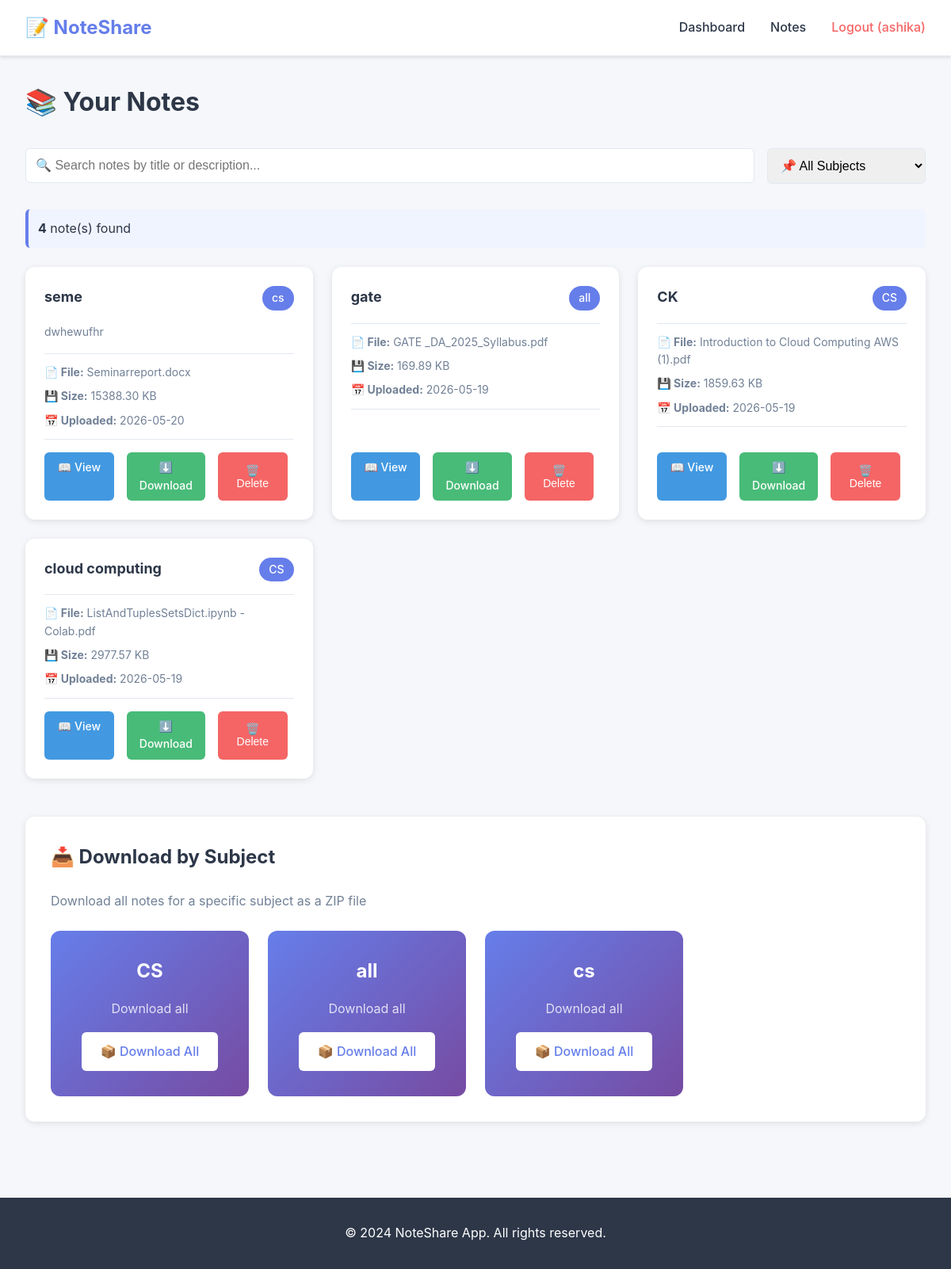
The app's page /notes (signed in) with its own data.
### tables this page shows
CREATE TABLE notes (
            id INTEGER PRIMARY KEY AUTOINCREMENT,
            user_id INTEGER NOT NULL,
            title TEXT NOT NULL,
            subject TEXT NOT NULL,
            description TEXT,
            filename TEXT,
            file_path TEXT,
            file_size INTEGER,
            uploaded_at TIMESTAMP DEFAULT CURRENT_TIMESTAMP,
            FOREIGN KEY (user_id) REFERENCES users(id) ON DELETE CASCADE
        );

### app.py (the view)
@app.route('/notes')
@login_required
def notes():
    user_id = session['user_id']
    search = request.args.get('search', '').strip()
    subject_filter = request.args.get('subject', '').strip()
    conn = get_db_connection()
    cursor = conn.cursor()
    cursor.execute('SELECT DISTINCT subject FROM notes WHERE user_id = ? ORDER BY subject', (user_id,))
    subjects = [row['subject'] for row in cursor.fetchall()]
    query = 'SELECT * FROM notes WHERE user_id = ?'
    params = [user_id]
    if search:
        query += ' AND (title LIKE ? OR description LIKE ? OR subject LIKE ?)'
        search_param = f'%{search}%'
        params.extend([search_param, search_param, search_param])
    if subject_filter:
        query += ' AND subject = ?'
        params.append(subject_filter)
    query += ' ORDER BY uploaded_at DESC'
    cursor.execute(query, params)
    notes_list = cursor.fetchall()
    conn.close()
    return render_template('notes.html', notes=notes_list, subjects=subjects,
                         search=search, subject_filter=subject_filter)

### app.py (called while the page is built)
def get_db_connection():
    conn = sqlite3.connect('notes.db')
    conn.row_factory = sqlite3.Row
    return conn

def login_required(f):
    @wraps(f)
    def decorated_function(*args, **kwargs):
        if 'user_id' not in session:
            return redirect(url_for('login'))
        return f(*args, **kwargs)
    return decorated_function

### templates/notes.html (shortened to what this page needs)
{% extends "base.html" %}
{% block content %}
<div class="container">
    <section class="notes-section">
        <h1>📚 Your Notes</h1>
        <div class="search-filter">
            <div class="search-bar">
                <input type="text" id="searchInput" placeholder="🔍 Search notes by title or description..." class="search-input">
            </div>
            <div class="filter-bar">
                <select id="subjectFilter" class="filter-select">
                    <option value="">📌 All Subjects</option>
                </select>
            </div>
        </div>
        <div style="margin-bottom: 1.5rem; padding: 0.75rem; background: #f0f4ff; border-radius: 6px; border-left: 4px solid #667eea;">
            <strong>{{ notes|length }}</strong> note(s) found
        </div>
        {% if notes %}
        <div class="notes-grid">
            {% for note in notes %}
            <div class="note-card" data-note-id="{{ note.id }}">
                <div class="note-header">
                    <h3>{{ note.title }}</h3>
                    <span class="badge">{{ note.subject }}</span>
                </div>
                {% if note.description %}
                <p class="note-description">{{ note.description[:100] }}{% if note.description|length > 100 %}...{% endif %}</p>
                {% endif %}
                <div class="note-meta">
                    <span class="meta-item">
                        <strong>📄 File:</strong> {{ note.filename }}
                    </span>
                    <span class="meta-item">
                        <strong>💾 Size:</strong> {{ "%.2f"|format(note.file_size / 1024) }} KB
                    </span>
                    <span class="meta-item">
                        <strong>📅 Uploaded:</strong> {{ note.uploaded_at[:10] }}
                    </span>
                </div>
                <div class="note-actions">
                    <a href="{{ url_for('view_note', note_id=note.id) }}" class="btn btn-small btn-info">📖 View</a>
                    <a href="{{ url_for('download_note', note_id=note.id) }}" class="btn btn-small btn-success">⬇️ Download</a>
                    <button class="btn btn-small btn-danger" onclick="deleteNote({{ note.id }})">🗑️ Delete</button>
                </div>
            </div>
            {% endfor %}
        </div>
        {% else %}
        <div class="empty-state">
            <h2>📭 No Notes Found</h2>
            <p>{% if search_filter or subject_filter %}No notes match your search.{% else %}Start by uploading a note from the dashboard.{% endif %}</p>
            <a href="{{ url_for('dashboard') }}" class="btn btn-primary">Go to Dashboard</a>
        </div>
        {% endif %}
        {% if subjects %}
        <div class="subjects-section">
            <h2>📥 Download by Subject</h2>
            <p style="color: #718096; margin-bottom: 1.5rem;">Download all notes for a specific subject as a ZIP file</p>
            <div class="subjects-grid">
                {% for subject in subjects %}
                <div class="subject-card">
                    <h3>{{ subject }}</h3>
                    <p style="color: rgba(255,255,255,0.8); margin-bottom: 1rem;">Download all</p>
                    <a href="{{ url_for('download_subject', subject=subject) }}" class="btn btn-primary" style="background: white; color: #667eea;">
                        📦 Download All
                    </a>
                </div>
                {% endfor %}
            </div>
        </div>
        {% endif %}
    </section>
</div>
{% endblock %}

### static/css/style.css (style rules this page uses)
* { margin: 0; padding: 0; box-sizing: border-box; }
:root { --primary: #667eea; --primary-dark: #5568d3; --secondary: #764ba2; --success: #48bb78; --danger: #f56565; --warning: #ed8936; --info: #4299e1; --light: #f7fafc; --dark: #2d3748; --border: #e2e8f0; --text: #2d3748; }
body { font-family: -apple-system, BlinkMacSystemFont, 'Segoe UI', Roboto, Oxygen, Ubuntu, Cantarell, sans-serif; background-color: #f5f7fa; color: var(--text); line-height: 1.6; }
.container { max-width: 1200px; margin: 0 auto; padding: 2rem; }
.btn { display: inline-block; padding: 0.75rem 1.5rem; border: none; border-radius: 6px; font-size: 1rem; font-weight: 500; cursor: pointer; transition: all 0.3s ease; text-decoration: none; text-align: center; }
.btn-primary { background: linear-gradient(135deg, var(--primary), var(--secondary)); color: white; }
.btn-success { background-color: var(--success); color: white; }
.btn-danger { background-color: var(--danger); color: white; }
.btn-info { background-color: var(--info); color: white; }
.btn-small { padding: 0.5rem 1rem; font-size: 0.875rem; }
.badge { display: inline-block; padding: 0.25rem 0.75rem; background-color: var(--primary); color: white; border-radius: 20px; font-size: 0.875rem; font-weight: 500; }
.btn-small { margin-right: 0.5rem; }
.notes-section h1 { font-size: 2rem; margin-bottom: 2rem; }
.search-filter { display: flex; gap: 1rem; margin-bottom: 2rem; }
.search-bar { flex: 1; }
.search-input { width: 100%; padding: 0.75rem; border: 1px solid var(--border); border-radius: 6px; font-size: 1rem; }
.filter-select { padding: 0.75rem; border: 1px solid var(--border); border-radius: 6px; font-size: 1rem; min-width: 200px; }
.notes-grid { display: grid; grid-template-columns: repeat(auto-fill, minmax(280px, 1fr)); gap: 1.5rem; margin-bottom: 3rem; }
.note-card { background: white; border-radius: 12px; padding: 1.5rem; box-shadow: 0 2px 8px rgba(0, 0, 0, 0.1); transition: all 0.3s; display: flex; flex-direction: column; }
.note-header { display: flex; justify-content: space-between; align-items: start; margin-bottom: 1rem; gap: 1rem; }
.note-header h3 { font-size: 1.125rem; color: var(--dark); margin: 0; }
.note-description { color: #718096; font-size: 0.875rem; margin-bottom: 1rem; flex-grow: 1; }
.note-meta { display: flex; flex-direction: column; gap: 0.5rem; margin-bottom: 1rem; padding: 0.75rem 0; border-top: 1px solid var(--border); border-bottom: 1px solid var(--border); }
.meta-item { font-size: 0.875rem; color: #718096; }
.note-actions { display: flex; gap: 0.5rem; margin-top: auto; }
.note-actions .btn { flex: 1; }
.subjects-section { background: white; padding: 2rem; border-radius: 12px; box-shadow: 0 2px 8px rgba(0, 0, 0, 0.1); }
.subjects-section h2 { margin-bottom: 1.5rem; color: var(--dark); }
.subjects-grid { display: grid; grid-template-columns: repeat(auto-fill, minmax(200px, 1fr)); gap: 1.5rem; }
.subject-card { background: linear-gradient(135deg, var(--primary), var(--secondary)); color: white; padding: 2rem; border-radius: 12px; text-align: center; transition: transform 0.3s; }
.subject-card h3 { font-size: 1.5rem; margin-bottom: 1rem; }

### records on screen
notes: title "seme", subject "cs", description "dwhewufhr", filename "Seminarreport.docx", note.file_size/1024 "15388.30", uploaded_at "2026-05-20"
notes: title "gate", subject "all", filename "GATE _DA_2025_Syllabus.pdf", note.file_size/1024 "169.89", uploaded_at "2026-05-19"
notes: title "CK", subject "CS", filename "Introduction to Cloud Computing AWS (1).pdf", note.file_size/1024 "1859.63", uploaded_at "2026-05-19"
notes: title "cloud computing", subject "CS", filename "ListAndTuplesSetsDict.ipynb - Colab.pdf", note.file_size/1024 "2977.57", uploaded_at "2026-05-19"

### other values on screen
{{ session.username }} "ashika"
{{ notes|length }} "4"
{{ subject }} "CS" "all" "cs"
